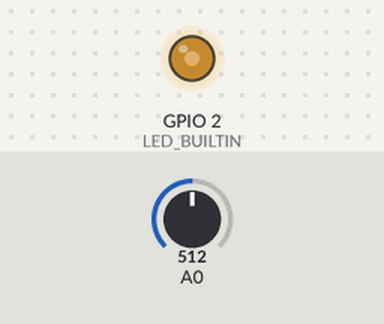
Bench run of a sketch on a simulated ESP8266 (NodeMCU). On the bench: output pins drawn as LEDs (lit = HIGH, except the on-board LED, lit = LOW). The test bench sets the inputs (shaded band); at power-on: A0 = 512. WiFi joins after 1.5 s; servers stay silent unless stated; what the sketch prints to the serial monitor is not drawn.

Above: at 4.7 s.
4.8 s: A0 set to 306
At 5.2 s:
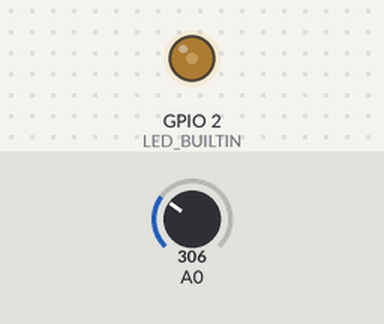
6.3 s: A0 set to 122
At 7.5 s:
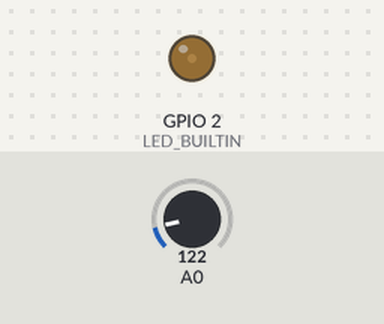
7.8 s: A0 set to 900
At 8.6 s:
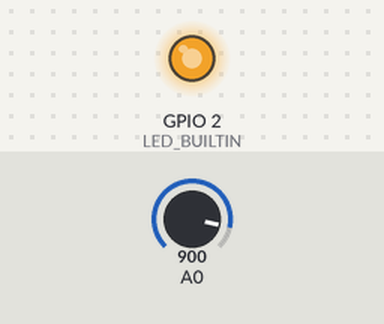
9.3 s: A0 set to 511
At 9.8 s:
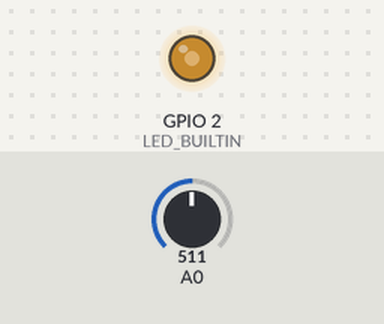
Timing chart, 0 to 11.8 s (numbered marks = the images above; inputs shaded):
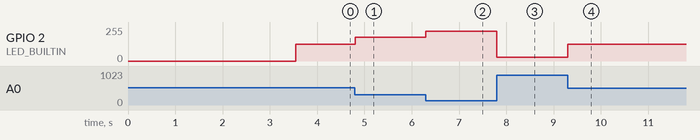

Measured:
- after the input at 4.8 s, GPIO 2 (LED_BUILTIN): 127/255 → 178/255 at once
- after the input at 6.3 s, GPIO 2 (LED_BUILTIN): 178/255 → 224/255 at once
- after the input at 7.8 s, GPIO 2 (LED_BUILTIN): 224/255 → 30/255 at once
- after the input at 9.3 s, GPIO 2 (LED_BUILTIN): 30/255 → 127/255 at once

The sketch:

SitBH2019.ino
```cpp
#include <ESP8266WiFi.h>
#include <ESP8266HTTPClient.h>

int tryConnection = 50;
char ssid[] = "ssid-wifi";
char pass[] = "pass-wifi";

int sensorValue = 0;
int oldSensorValue = 0;

WiFiClient client;

void setup()
{
    pinMode(A0, INPUT);
    pinMode(LED_BUILTIN, OUTPUT);

    Serial.begin(9600);
    delay(2000);

    WiFi.begin(ssid, pass);
    Serial.print("Conectando...");
    while (WiFi.status() != WL_CONNECTED)
    {
        delay(500);
        Serial.print(".");
        tryConnection--;
        if (tryConnection == 0)
        {
            Serial.println();
            Serial.println("Time-out");
            while(true);
        }
    }

    Serial.println();
    Serial.print("Conectado em ");
    Serial.println(ssid);
    Serial.print("Endereço IP do dispositivo = ");
    Serial.println(WiFi.localIP());
}

void loop()
{
    readAnalogSensor();
    sendAnalogData();
}

void readAnalogSensor()
{
    if( millis() % 50 != 0 )
        return;

    int potencia = analogRead(A0);
    potencia = 1023 - potencia;
    analogWrite(LED_BUILTIN, potencia);
    sensorValue = potencia;
}

void sendAnalogData()
{
    if( millis() % 2000 != 0 )
        return;

    if (oldSensorValue == sensorValue)
        return;

    oldSensorValue = sensorValue;

    HTTPClient http;
    String host = "https://sitbh2019.cfapps.eu10.hana.ondemand.com/data";

    http.begin(host);

    http.addHeader("Content-Type", "application/json");
    String json = "{\n \"value\":" + String(sensorValue) + "\n}";

    int httpCode = http.POST(json);

    if (httpCode > 0) {
        Serial.printf("%s\n", http.getString().c_str());
    } else {
        Serial.printf("Erro HTTP POST: %s\n", http.errorToString(httpCode).c_str());
        Serial.println(String(httpCode));
    }

    http.end();
}
```
